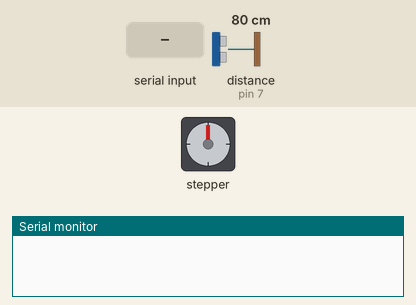
Simulated run of this sketch. Board: Arduino Uno, built with avr-gcc and run on an emulated ATmega328P. Shown: stepper motor, the last lines printed to the serial monitor. The test bench sets the inputs (shaded band); at power-on: distance to the obstacle (sensor on pin 7) 80 cm. The echo pulse lasts 58.3 µs per cm; stepper angles assume 2048 steps per turn.

Above: at 1.2 s.
1.3 s: "general\n" received over Serial
At 2.2 s:
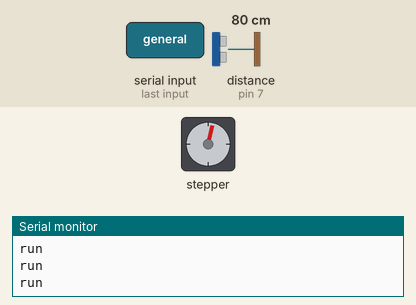
4.3 s: distance to the obstacle (sensor on pin 7) set to 4 cm
7.3 s: distance to the obstacle (sensor on pin 7) set to 53 cm
10.3 s: "stop\n" received over Serial
At 10.3 s:
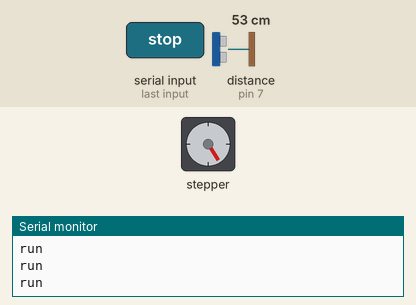
11.8 s: "feather\n" received over Serial
At 12.84 s:
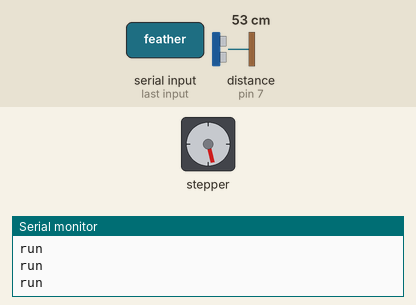
14.8 s: "1\n" received over Serial
At 14.8 s:
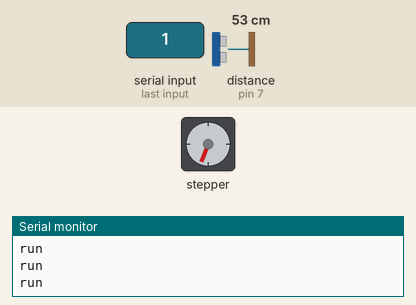
Timing chart, 0 to 17.3 s (numbered marks = the images above; inputs shaded):
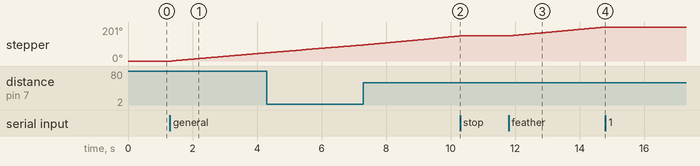

The sketch:

____.ino
```cpp
#include <Stepper.h>

const int stepsPerRevolution = 2048;                    //設定步進馬達轉一圈為 2048步，此數值不可改變
Stepper myStepper(stepsPerRevolution, 8, 10, 9, 11);

int trigPin = 6;                                       //Trig Pin
int echoPin = 7;                                       //Echo Pin
long duration, cm, inches;

String str;

void setup() {
  myStepper.setSpeed(10);                               //設定轉速，容許設定的範圍為每分鐘 0-15 圈

  Serial.begin (9600);                                  // Serial Port begin
  pinMode(trigPin, OUTPUT);                             // 定義輸入及輸出
  pinMode(echoPin, INPUT);
  scanf("%d",&str);
}

void loop() {
  if(Serial.available()){                               //  接收指令
    str = Serial.readStringUntil('\n');                 //  接收指令
    if(str == "stop"){                                  //當收到stop時 str為空值 飼料雞將停止轉動
      str = " ";
    }
  }
   if(str == "general"){                                //一般模式
        Serial.println("run");
        digitalWrite(trigPin, LOW);
        delayMicroseconds(5);
        digitalWrite(trigPin, HIGH);                    // 給 Trig 高電位，持續 10微秒
        delayMicroseconds(10);
        digitalWrite(trigPin, LOW);

        pinMode(echoPin, INPUT);                        // 讀取 echo 的電位
        duration = pulseIn(echoPin, HIGH);              // 收到高電位時的時間

        cm = (duration/2) / 29.1;                       // 將時間換算成距離 cm 或 inch

        delay(10);


        if (cm >= 100){                                         //修改if內的條件來達到控制速度
          myStepper.setSpeed(15);                               //設定轉速 15，容許設定的範圍為每分鐘 0-15 圈
          myStepper.step(2);                   //正轉一圈
        }else if(cm < 100 && cm >= 50){
          myStepper.setSpeed(10);                               //設定轉速 10，容許設定的範圍為每分鐘 0-15 圈
          myStepper.step(2);                   //正轉一圈
        }else{
          myStepper.setSpeed(5);                                //設定轉速 5，容許設定的範圍為每分鐘 0-15 圈
          myStepper.step(2);                   //正轉一圈
        }
    }
    if(str == "feather"){                                //一般模式
        Serial.println("run");
        digitalWrite(trigPin, LOW);
        delayMicroseconds(5);
        digitalWrite(trigPin, HIGH);                    // 給 Trig 高電位，持續 10微秒
        delayMicroseconds(10);
        digitalWrite(trigPin, LOW);

        pinMode(echoPin, INPUT);                        // 讀取 echo 的電位
        duration = pulseIn(echoPin, HIGH);              // 收到高電位時的時間

        cm = (duration/2) / 29.1;                       // 將時間換算成距離 cm 或 inch

        delay(10);


        if (cm >= 100){                                         //修改if內的條件來達到控制速度
          myStepper.setSpeed(15);                               //設定轉速 15，容許設定的範圍為每分鐘 0-15 圈
          myStepper.step(2);                   //正轉一圈
        }else if(cm < 100 && cm >= 50){
          myStepper.setSpeed(10);                               //設定轉速 10，容許設定的範圍為每分鐘 0-15 圈
          myStepper.step(2);                   //正轉一圈
        }else{
          myStepper.setSpeed(5);                                //設定轉速 5，容許設定的範圍為每分鐘 0-15 圈
          myStepper.step(2);                   //正轉一圈
        }
    }
}
```

Measured:
- after the input at 1.3 s, stepper: keeps turning clockwise at about 17°/s, starting after 0.07 s
- after the input at 10.3 s, stepper: stops changing and stays 148°
- after the input at 11.8 s, stepper: keeps turning clockwise at about 18°/s, starting at once
- after the input at 14.8 s, stepper: stops changing and stays 201°
